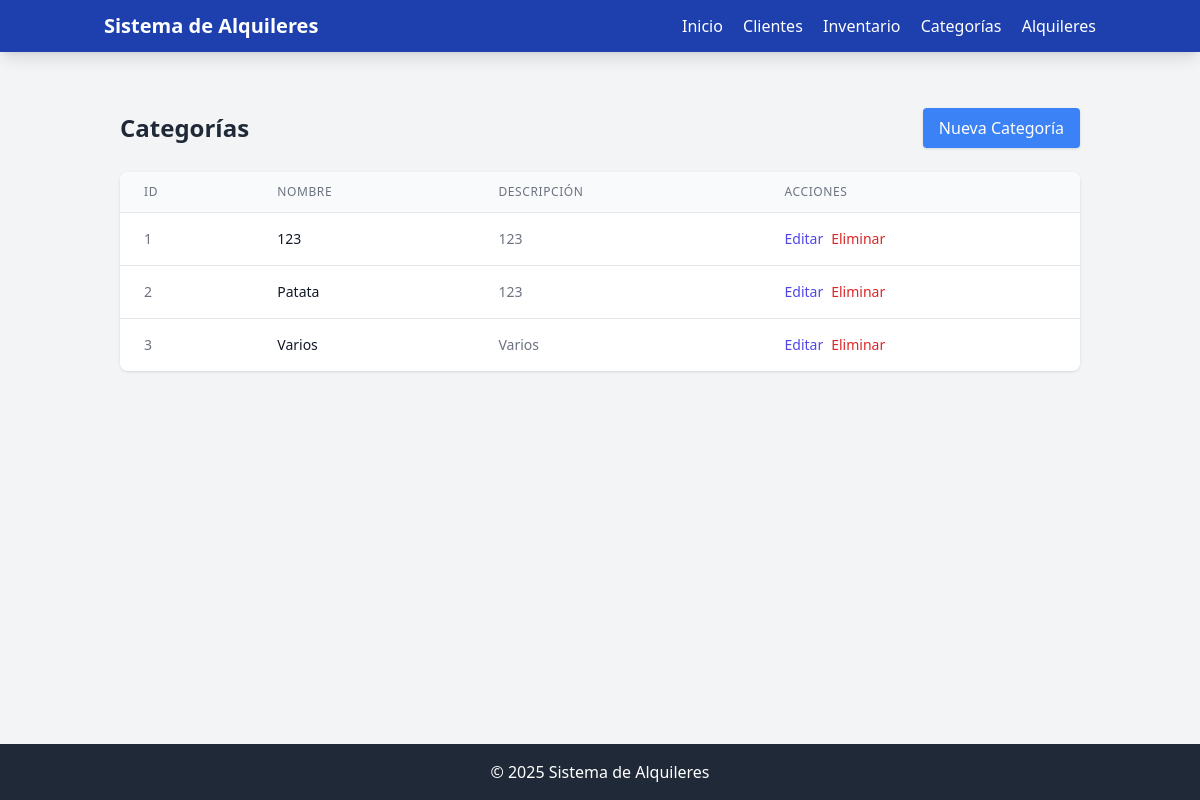
Before: /categorias/ with the older database file.
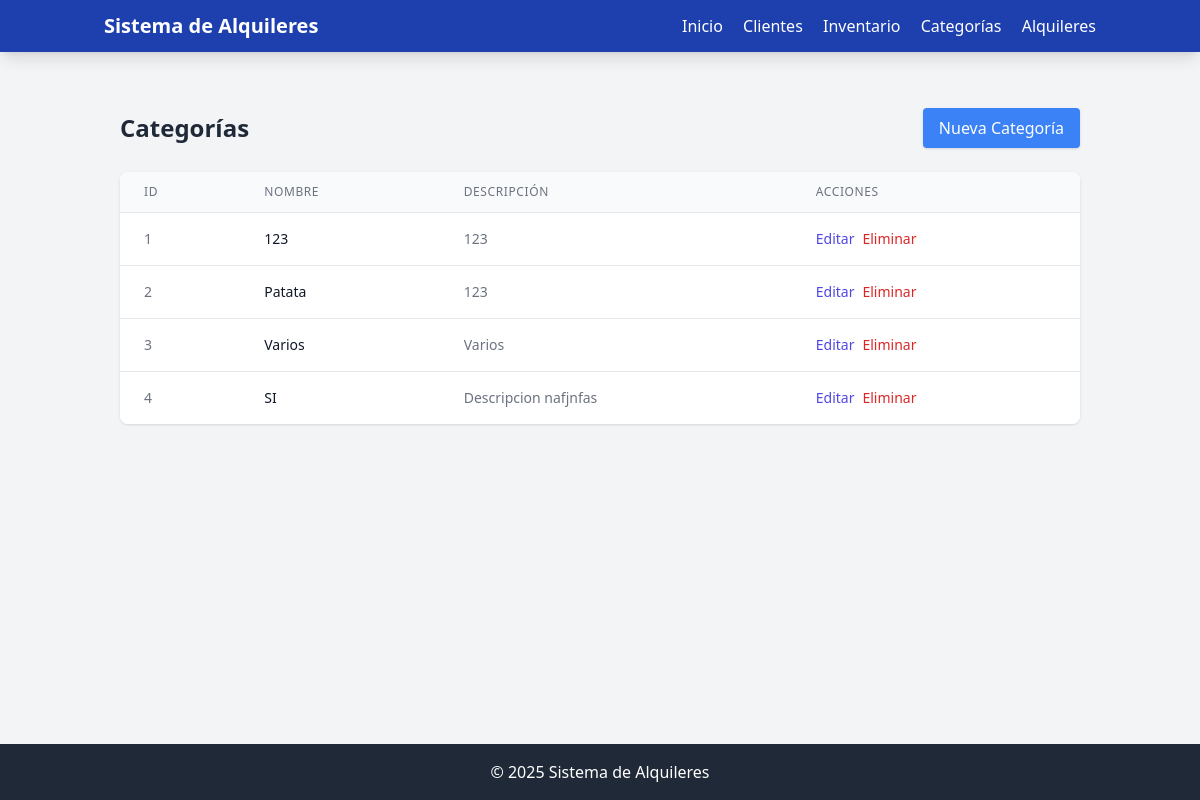
After: the same page with the newer database file.
### app.py (models this page shows, shortened)
class Categoria(db.Model):
    id = db.Column(db.Integer, primary_key=True, autoincrement=True)
    nombre = db.Column(db.String(100), nullable=False)
    descripcion = db.Column(db.String(255), nullable=True)

### app.py (the view)
@app.route('/categorias/')
def ver_categorias():
    categorias = Categoria.query.all()
    return render_template('categorias.html', categorias=categorias)

### app.py (called while the page is built)
@app.context_processor
def utility_processor():
        def productos_por_categoria(categoria_id):
            return Inventario.query.filter_by(categoria_id=categoria_id).count()
        return dict(productos_por_categoria=productos_por_categoria)

### templates/categorias.html (shortened to what this page needs)
<html lang="es">
<head>
    <script src="https://cdn.tailwindcss.com"></script>
    <link rel="stylesheet" href="https://cdnjs.cloudflare.com/ajax/libs/font-awesome/6.0.0-beta3/css/all.min.css">
</head>
<body class="bg-gray-100 min-h-screen flex flex-col">
    <nav class="bg-blue-800 text-white shadow-lg">
        <div class="container mx-auto px-4 py-3">
            <div class="flex justify-between items-center">
                <a href="{{ url_for('inicio') }}" class="text-xl font-bold">Sistema de Alquileres</a>
                <div class="space-x-4">
                    <a href="{{ url_for('inicio') }}" class="hover:text-blue-200">Inicio</a>
                    <a href="{{ url_for('ver_clientes') }}" class="hover:text-blue-200">Clientes</a>
                    <a href="{{ url_for('ver_inventario') }}" class="hover:text-blue-200">Inventario</a>
                    <a href="{{ url_for('ver_categorias') }}" class="hover:text-blue-200">Categorías</a>
                    <a href="{{ url_for('ver_alquileres') }}" class="hover:text-blue-200">Alquileres</a>
                </div>
            </div>
        </div>
    </nav>
    <main class="container mx-auto px-4 py-6 flex-grow">
<div class="container mx-auto px-4 py-8">
    <div class="flex justify-between items-center mb-6">
        <h1 class="text-2xl font-bold text-gray-800">Categorías</h1>
        <button id="btn-open-categoria" class="bg-blue-500 hover:bg-blue-600 text-white font-medium py-2 px-4 rounded shadow transition duration-200">
            Nueva Categoría
        </button>
    </div>
    {% if categorias %}
        <div class="bg-white shadow rounded-lg overflow-hidden">
            <table class="min-w-full divide-y divide-gray-200">
                <thead class="bg-gray-50">
                    <tr>
                        <th scope="col" class="px-6 py-3 text-left text-xs font-medium text-gray-500 uppercase tracking-wider">ID</th>
                        <th scope="col" class="px-6 py-3 text-left text-xs font-medium text-gray-500 uppercase tracking-wider">Nombre</th>
                        <th scope="col" class="px-6 py-3 text-left text-xs font-medium text-gray-500 uppercase tracking-wider">Descripción</th>
                        <th scope="col" class="px-6 py-3 text-left text-xs font-medium text-gray-500 uppercase tracking-wider">Acciones</th>
                    </tr>
                </thead>
                <tbody class="bg-white divide-y divide-gray-200">
                    {% for categoria in categorias %}
                    <tr class="hover:bg-gray-50 cursor-pointer" onclick="window.location.href='/categoria/{{ categoria.id }}'">                        <td class="px-6 py-4 whitespace-nowrap text-sm text-gray-500">{{ categoria.id }}</td>
                        <td class="px-6 py-4 whitespace-nowrap text-sm font-medium text-gray-900">{{ categoria.nombre }}</td>
                        <td class="px-6 py-4 text-sm text-gray-500">
                            {% if categoria.descripcion %}
                                {{ categoria.descripcion }}
                            {% else %}
                                <span class="text-gray-400 italic">Sin descripción</span>
                            {% endif %}
                        </td>
                        <td class="px-6 py-4 whitespace-nowrap text-sm font-medium">
                            <div class="flex space-x-2">
                                <button  onclick="event.stopPropagation();editarCategoria('{{ categoria.id }}', '{{ categoria.nombre }}', '{{ categoria.descripcion }}')" class="text-indigo-600 hover:text-indigo-900 ">Editar</button>
                                <a href="{{ url_for('eliminar_categoria', id=categoria.id) }}" class="text-red-600 hover:text-red-900" onclick="event.stopPropagation();return confirm('¿Está seguro que desea eliminar esta categoría?')">Eliminar</a>
                            </div>
                        </td>
                    </tr>
                    {% endfor %}
                </tbody>
            </table>
        </div>
    {% else %}
        <div class="bg-white shadow rounded-lg p-6 text-center">
            <p class="text-gray-500">No hay categorías disponibles.</p>
                </div>
    {% endif %}
</div>
</main>
{% include 'footer.html' %}
</body>
</html>

### templates/footer.html
<footer class="bg-gray-800 text-white py-4 mt-8 bottom-0 w-full">
    <div class="container mx-auto px-4 text-center">
        <p>&copy; 2025 Sistema de Alquileres</p>
    </div>
</footer>

Changed rows visible on the page:
added Categoria: id "4", nombre "SI", descripcion "Descripcion nafjnfas"
